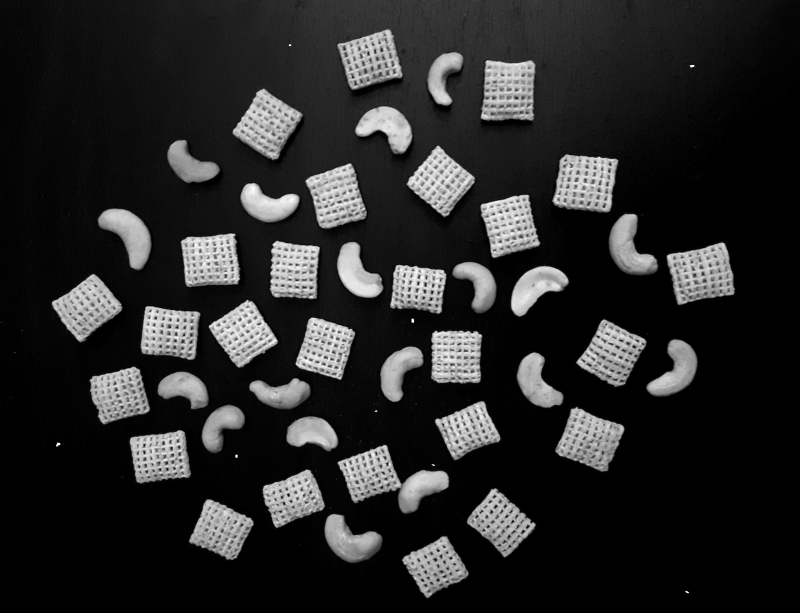
#> input picture data/breakfast1.png, 1600 x 1225 px, found by its file name (shown at 1/2 size)
$ python task1.py
#> lines starting #> are read from the running program, lines starting #| are printed output that depends on the picture; after the words box and inside, x2 and y2 are one past the last pixel; in counts of white or black regions, pixels touching at a corner belong together
# Modified from source
# # Source - Adam Czajka, Jin Huang, September 2019
import cv2
import numpy as np
from skimage import measure
from sys import platform as sys_pf
import warnings
warnings.filterwarnings("ignore")

if sys_pf == 'darwin':
    import matplotlib
    matplotlib.use("TKAgg")
import matplotlib.pyplot as plt
plt.plot()
# print(matplotlib.get_backend())

# Read the image as grayscale
sample = cv2.imread('data/breakfast1.png', cv2.IMREAD_GRAYSCALE)
#> sample: shape (1225, 1600); min 0, max 255, mean 39.7

sample_small = cv2.resize(sample, (640, 480))
cv2.imshow('Grey scale image', sample_small)
cv2.imwrite('output/task1/greyscale.png', sample_small)
cv2.waitKey(0)
cv2.destroyAllWindows()

# Binarize the image using Otsu's method
ret1, binary_image = cv2.threshold(sample, 0, 255, cv2.THRESH_BINARY+cv2.THRESH_OTSU)
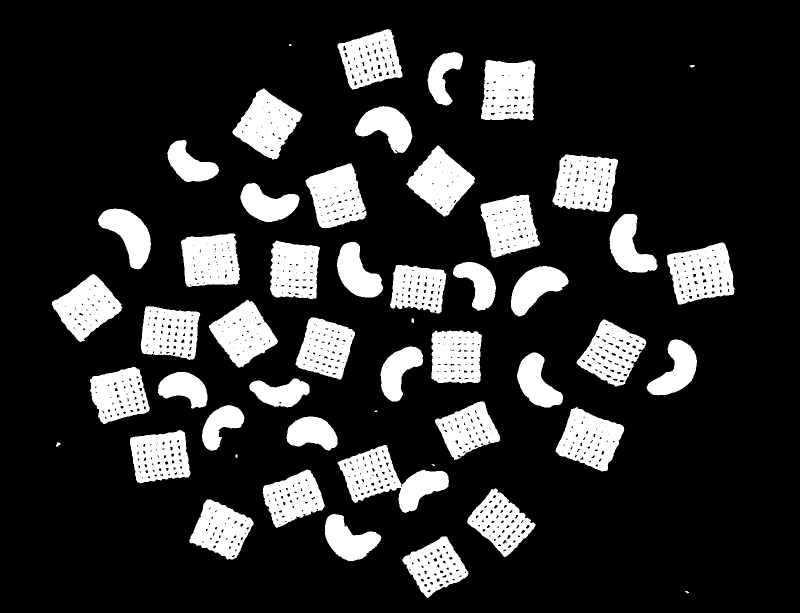
#> binary_image: shape (1225, 1600) (shown at 1/2 size); 17.8% white; 52 white regions (4 under 20 px), largest, box (x1, y1, x2, y2) and area: (675, 890, 898, 1026) 13358, (1105, 309, 1236, 424) 11494, (1334, 485, 1469, 609) 11450
#> ret1 = 92

sample_small = cv2.resize(binary_image, (640, 480))
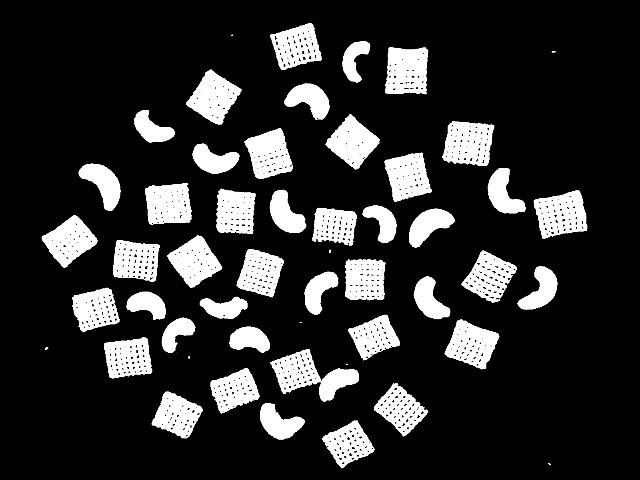
#> sample_small: shape (480, 640); min 0, max 255, mean 45.5
cv2.imshow('Image after Otsu''s thresholding',sample_small)
cv2.imwrite('output/task1/threshold.png', sample_small)
cv2.waitKey(0)
cv2.destroyAllWindows()

# *** Here is a good place to apply morphological operations
# definition of a kernel (a.k.a. structuring element):
kernel = np.ones((5, 5),np.uint8)
# one iteration of morphological erosion:
sample_res = cv2.dilate(binary_image, kernel, iterations = 3)
#> sample_res: shape (1225, 1600); 25.1% white; 49 white regions, largest, box (x1, y1, x2, y2) and area: (519, 933, 769, 1129) 20819, (669, 884, 904, 1032) 19372, (1328, 479, 1475, 615) 15394
sample_res = cv2.erode(sample_res, kernel, iterations = 6)
#> sample_res: shape (1225, 1600); 12.7% white; 43 white regions, largest, box (x1, y1, x2, y2) and area: (686, 899, 891, 1017) 9455, (1114, 316, 1228, 417) 9340, (1341, 493, 1462, 601) 9182
sample_res = cv2.morphologyEx(sample_res, cv2.MORPH_OPEN, kernel, iterations=2)
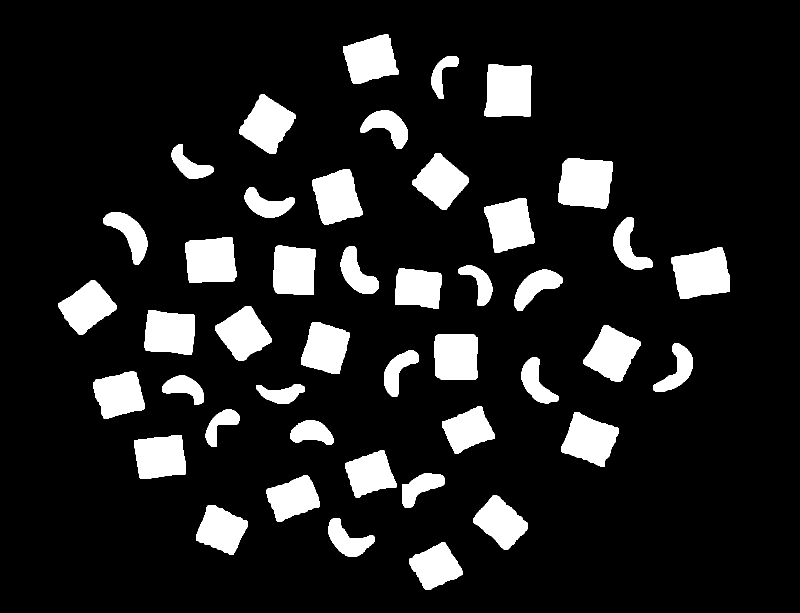
#> sample_res: shape (1225, 1600) (shown at 1/2 size); 12.6% white; 44 white regions
sample_res = cv2.morphologyEx(sample_res, cv2.MORPH_CLOSE, np.ones((3, 3),np.uint8), iterations=1)


sample_small = cv2.resize(sample_res, (640, 480))
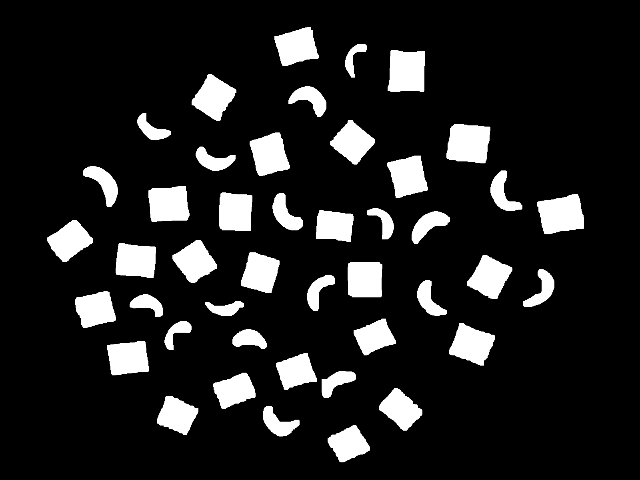
#> sample_small: shape (480, 640); min 0, max 255, mean 32.2
cv2.imshow('Image after morphological operations',sample_small)
cv2.imwrite('output/task1/morphological.png', sample_small)
cv2.waitKey(0)
cv2.destroyAllWindows()

# Find connected pixels and groupd them into objects
labels = measure.label(sample_res, connectivity=2, background=0)
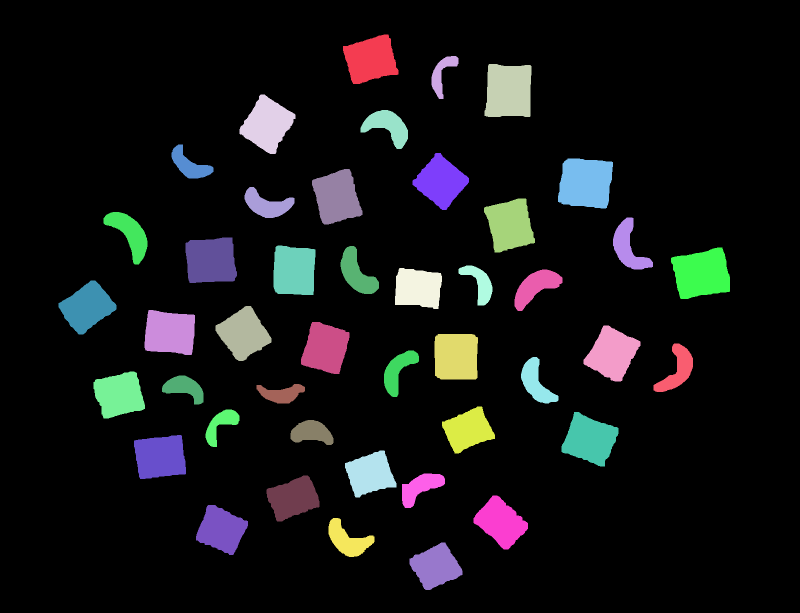
#> labels: shape (1225, 1600) int64 (shown at 1/2 size); 45 distinct labels, from 0 to 44; one colour per label, 0 black

# Calculate features for each object; since we want to differentiate
# between circular and oval shapes, the major and minor axes may help; we
# will use also the centroid to annotate the final result
features = measure.regionprops(labels)
#> features = 44 regions; largest, box (x1, y1, x2, y2) and area: (1116, 317, 1226, 417) 9314, (1342, 495, 1460, 598) 9141, (969, 128, 1063, 234) 8999, (371, 475, 474, 566) 8151, (1123, 824, 1237, 933) 7808
print("I found %d objects in total." % (len(features)))
#| I found 44 objects in total.

# In this task it is enough to calculate the ratio
# between tha major and minor axes
his = []
for i in range(0, len(features)):
    if features[i].minor_axis_length > 0:
        his.append(features[i].major_axis_length / features[i].minor_axis_length)
#> this loop made 44 passes
#> after the loop, his = 44 values, max 2.71 at index 31, min 1.05 at index 6, mean 1.62

# Now we can look at the histogram to select a global threshold
plt.hist(his)
plt.xlabel("Ratio")
plt.ylabel("Count")
plt.savefig('output/task1/histogram.png')
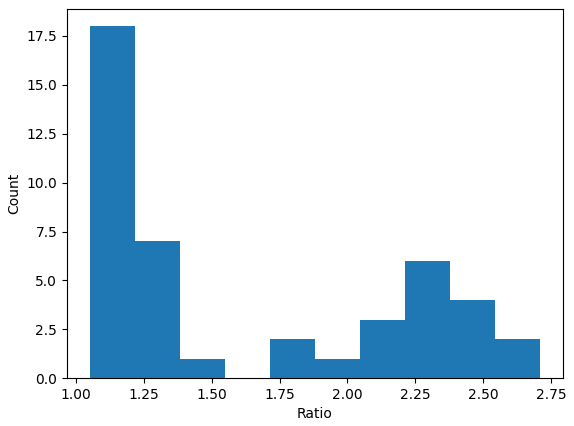
#> figure drawn by matplotlib, 1 panel; tallest bar 18 high, from x = 1.05 to 1.22
plt.show()

# *** Select a proper threshold
fThr = 1.5


# It's time to classify, count and display the objects
squares = 0
cashews = 0

fig, ax = plt.subplots()
ax.imshow(sample, cmap=plt.cm.gray)

for i in range(0, len(his)):
    if his[i] <= fThr:
        squares = squares + 1
        y, x = features[i].centroid
        ax.plot(x, y, '.g', markersize=10)
    else:
        cashews = cashews + 1
        y, x = features[i].centroid
        ax.plot(x, y, '.b', markersize=10)
#> this loop made 44 passes
#> (y, x) on passes 1 to 12: (118.5, 740.9), (147.7, 883.8), (181.6, 1016.8), (248.3, 534.2), (252.1, 775.3), (329.7, 378.7), (362.8, 881.2), (365.8, 1171), (393.9, 673.3), (409, 533.3), (449.5, 1019.3), (466.8, 258.8)
#> after the loop, cashews = 18; squares = 26

plt.savefig('output/task1/result.png')
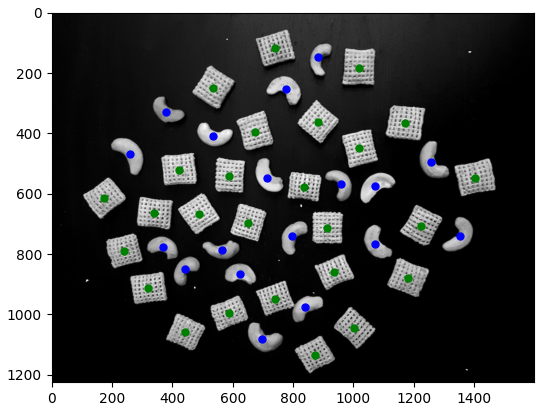
#> figure drawn by matplotlib, 1 panel
plt.show()

# That's all! Let's display the result:
print("I found %d squares, and %d cashew nuts." % (squares, cashews))
#| I found 26 squares, and 18 cashew nuts.

$ run again, with data/breakfast2.png copied over data/breakfast1.png
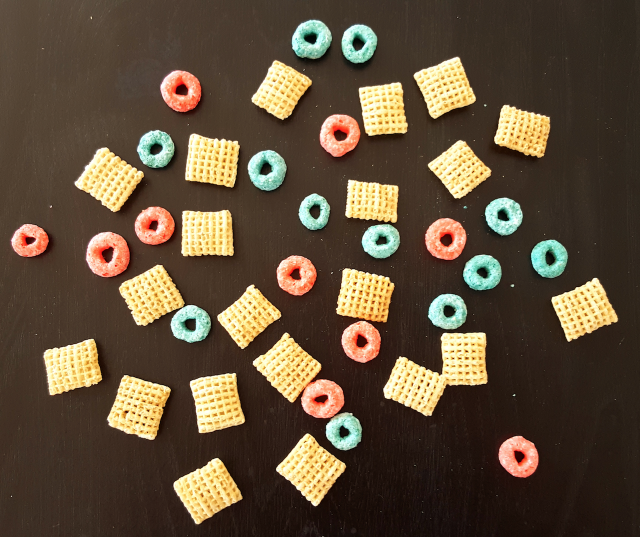
#> input picture data/breakfast2.png, 1280 x 1074 px, found by its file name (shown at 1/2 size)
#> `ret1, binary_image = cv2.threshold(sample, 0, 255, cv2.THRESH_BINARY+c..`:
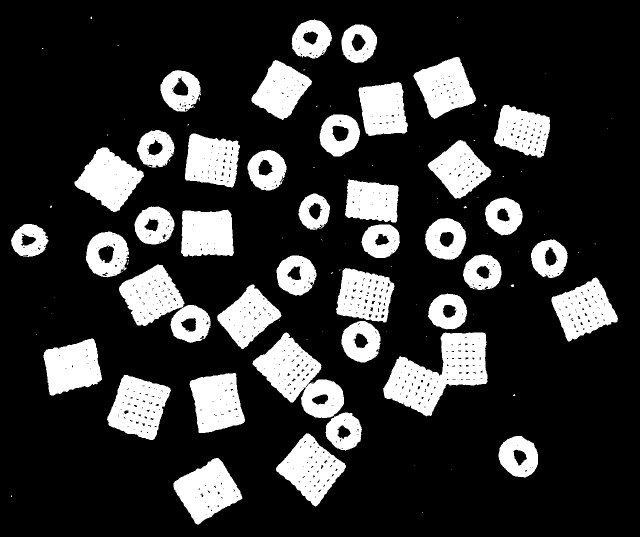
#> binary_image: shape (1074, 1280) (shown at 1/2 size); 20.4% white; 115 white regions (72 under 20 px), largest, box (x1, y1, x2, y2) and area: (766, 665, 975, 833) 17691, (505, 665, 688, 836) 14376, (214, 750, 342, 880) 10539
#> ret1 = 130
#> labels: shape (1074, 1280) int64; 61 distinct labels, from 0 to 60
#> features = 60 regions; largest, box (x1, y1, x2, y2) and area: (775, 639, 967, 820) 14271, (519, 681, 716, 878) 12118, (680, 544, 778, 716) 9038, (249, 540, 414, 667) 8657, (224, 760, 331, 870) 7982
#| I found 60 objects in total.
#> the loop `for i in range(0, len(features)):` made 60 passes
#> after the loop `for i in range(0, len(features)):`: his = 60 values, max 3.06 at index 51, min 1.03 at index 4, mean 1.77
#> the loop `for i in range(0, len(his)):` made 60 passes
#> (y, x) on passes 1 to 8: (82.52, 623.5), (82.49, 739.1), (87.47, 694.7), (110.5, 715.5), (173.9, 889.9), (179.5, 562.3), (153.3, 359.3), (178.4, 336.3)
#> after the loop `for i in range(0, len(his)):`: cashews = 36; squares = 24
#> `plt.savefig('output/task1/result.png')`:
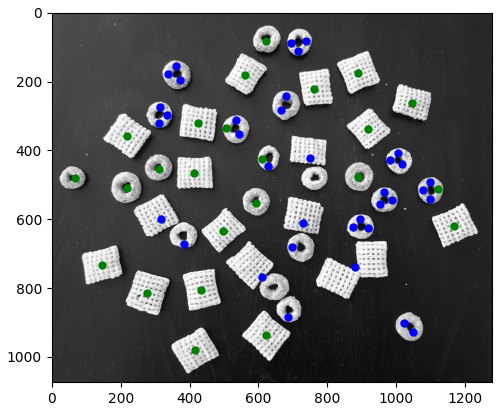
#> figure drawn by matplotlib, 1 panel
#| I found 24 squares, and 36 cashew nuts.

$ run again, with data/pills.png copied over data/breakfast1.png
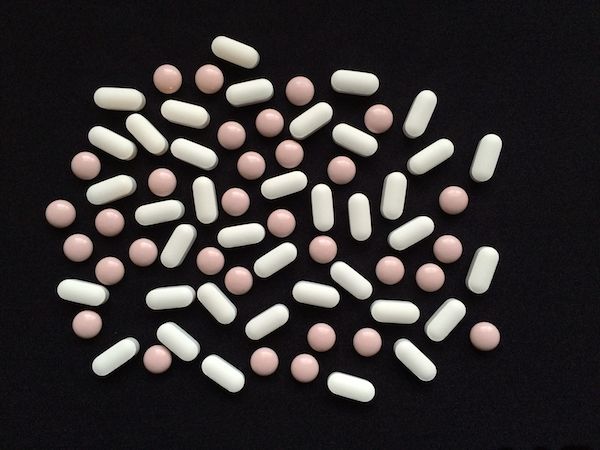
#> input picture data/pills.png, 600 x 450 px, found by its file name
#> `ret1, binary_image = cv2.threshold(sample, 0, 255, cv2.THRESH_BINARY+c..`:
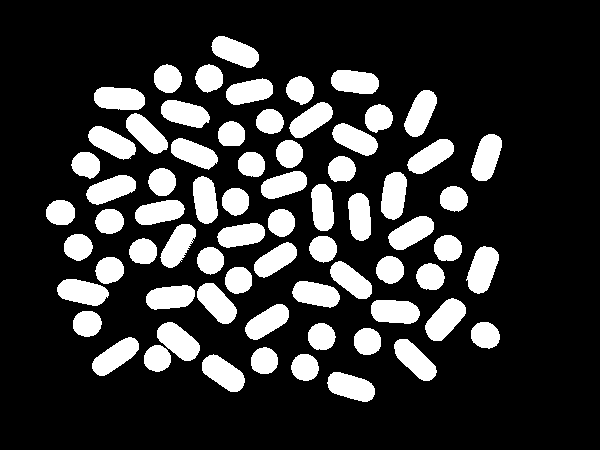
#> binary_image: shape (450, 600); 20.4% white; 70 white regions, largest, box (x1, y1, x2, y2) and area: (425, 298, 466, 341) 1060, (466, 246, 499, 294) 1052, (157, 322, 200, 361) 1024
#> ret1 = 102
#> labels: shape (450, 600) int64; 33 distinct labels, from 0 to 32
#> features = 32 regions; largest, box (x1, y1, x2, y2) and area: (158, 178, 240, 251) 1838, (205, 253, 244, 311) 1117, (237, 219, 286, 262) 953, (284, 124, 297, 185) 701, (153, 333, 189, 362) 533
#| I found 32 objects in total.
#> the loop `for i in range(0, len(features)):` made 32 passes
#> after the loop `for i in range(0, len(features)):`: his = 32 values, max 5.16 at index 5, min 1 at index 10, mean 1.72
#> the loop `for i in range(0, len(his)):` made 32 passes
#> (y, x) on passes 1 to 8: (51.84, 227.1), (77.54, 211.1), (91.62, 255.7), (98, 118), (114.3, 314.6), (152, 290.2), (135.1, 143.2), (135, 229)
#> after the loop `for i in range(0, len(his)):`: cashews = 14; squares = 18
#> `plt.savefig('output/task1/result.png')`:
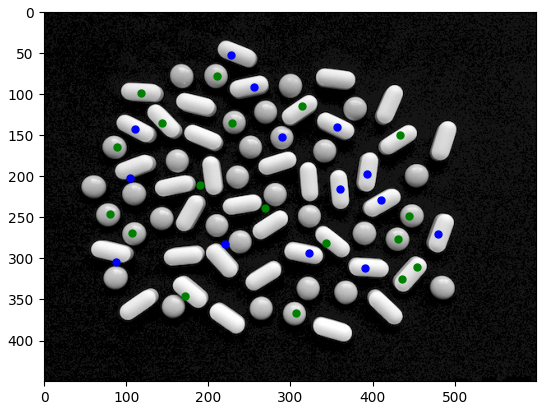
#> figure drawn by matplotlib, 1 panel
#| I found 18 squares, and 14 cashew nuts.
